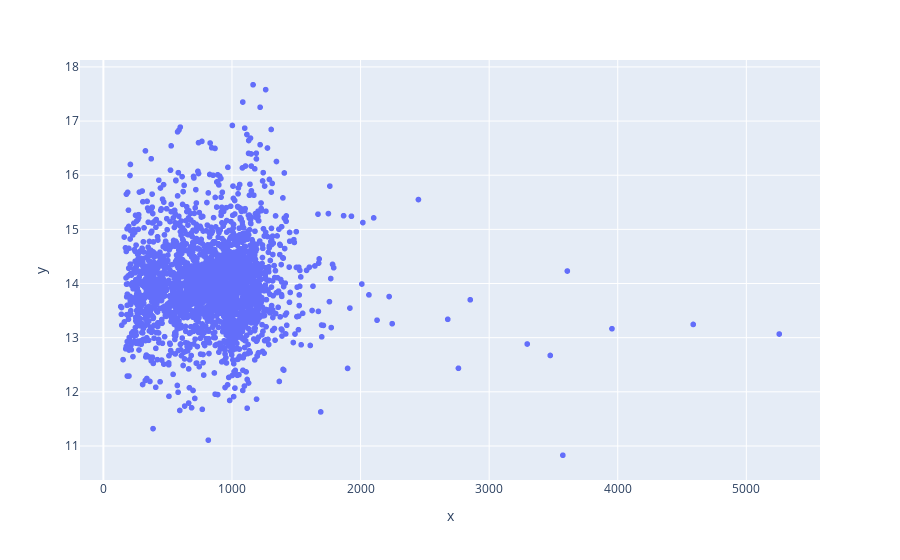

Notebook code cell kept with this figure:
### Code cell
px.scatter(x=df['duration'], y=np.log(df['views'])).show()

### Figure 1 — Plotly figure (JSON) as saved in the notebook; plotly's stock layout.template omitted (floating-point values rounded to 4 significant figures; data arrays with more than 128 entries replaced by an {"elided": "..."} marker saying what was removed)
{"data": [{"hovertemplate": "x=%{x}<br>y=%{y}<extra></extra>", "legendgroup": "", "marker": {"color": "#636efa", "symbol": "circle"}, "mode": "markers", "name": "", "showlegend": false, "x": {"elided": "2550 int values"}, "xaxis": "x", "y": {"elided": "2550 float values"}, "yaxis": "y", "type": "scattergl"}], "layout": {"xaxis": {"anchor": "y", "domain": [0.0, 1.0], "title": {"text": "x"}}, "yaxis": {"anchor": "x", "domain": [0.0, 1.0], "title": {"text": "y"}}, "legend": {"tracegroupgap": 0}, "margin": {"t": 60}}}
